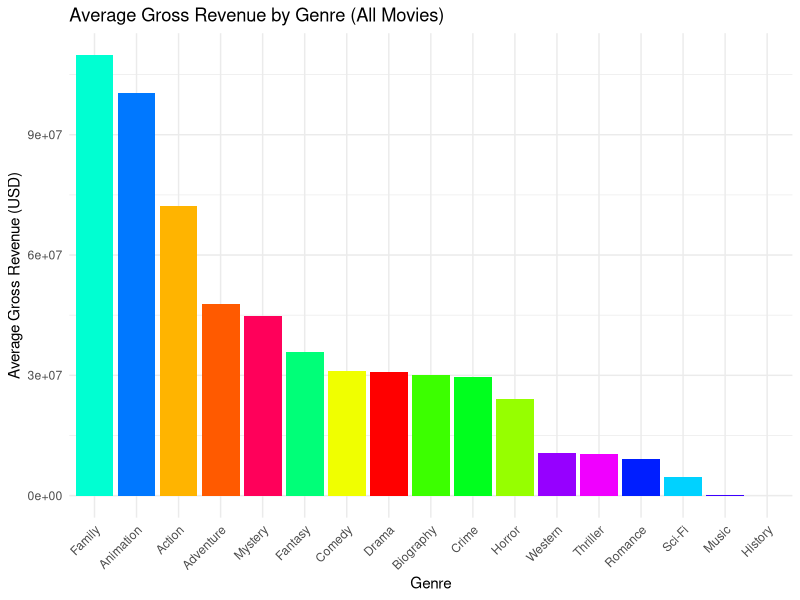
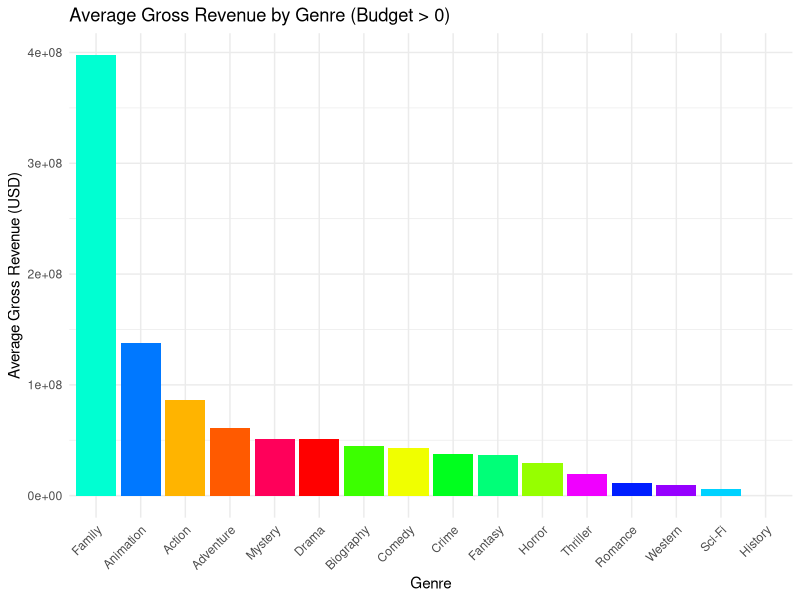

Write R code to recreate these figures, in order.
# Load necessary libraries
library(ggplot2)
library(dplyr)

# Set working directory, load the dataset
setwd("C:\\Users\\zirad\\Downloads")
movies <- read.csv("new_movie_dataset.csv")

# Get a unique color for each genre
unique_genres <- unique(movies$genre)
genre_colors <- setNames(rainbow(length(unique_genres)), unique_genres)

# Plot 1: Average gross revenue by genre (including all movies)
avg_gross_all <- movies %>%
  group_by(genre) %>%
  summarise(avg_gross = mean(gross, na.rm = TRUE))  # Include all rows, even with budget = 0

plot1 <- ggplot(avg_gross_all, aes(x = reorder(genre, -avg_gross), y = avg_gross, fill = genre)) +
  geom_bar(stat = "identity", show.legend = FALSE) +
  labs(title = "Average Gross Revenue by Genre (All Movies)",
       x = "Genre",
       y = "Average Gross Revenue (USD)") +
  theme_minimal() +
  theme(axis.text.x = element_text(angle = 45, hjust = 1)) +
  scale_fill_manual(values = genre_colors)  

print(plot1)

# Plot 2: Average gross revenue by genre (excluding budget = 0 or NA)
avg_gross_filtered <- movies %>%
  filter(budget > 0 & !is.na(budget)) %>%  # Exclude rows with budget = 0 or NA
  group_by(genre) %>%
  summarise(avg_gross = mean(gross, na.rm = TRUE))

plot2 <- ggplot(avg_gross_filtered, aes(x = reorder(genre, -avg_gross), y = avg_gross, fill = genre)) +
  geom_bar(stat = "identity", show.legend = FALSE) +
  labs(title = "Average Gross Revenue by Genre (Budget > 0)",
       x = "Genre",
       y = "Average Gross Revenue (USD)") +
  theme_minimal() +
  theme(axis.text.x = element_text(angle = 45, hjust = 1)) +
  scale_fill_manual(values = genre_colors)  # Use explicit genre colors

print(plot2)
